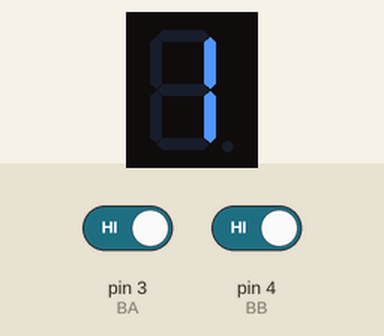
A sketch run on a simulated Arduino Uno, built with avr-gcc and run on an emulated ATmega328P. Shown: 1-digit seven-segment display. Wiring (inferred from the names in the program): 1-digit 7-segment display, segments lit when HIGH: segments pin 11, pin 10, pin 9, pin 8, pin 7, pin 6, pin 5, pin 12. Inputs (shaded band) come from the test bench; at power-on: pin 4 (BB) HIGH, pin 3 (BA) HIGH. Random numbers use the default seed unless the sketch sets one; the segment pins are drawn as the display they are named for.

Above: at 1.2 s.
1.3 s: pin 4 (BB) driven LOW
At 2.1 s:
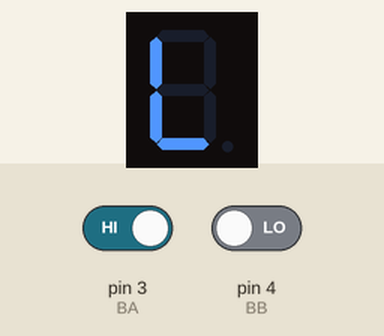
4.3 s: pin 3 (BA) driven LOW
At 6.0 s:
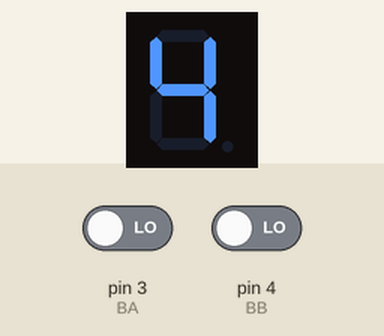
Timing chart, 0 to 7.5 s (numbered marks = the images above; inputs shaded):
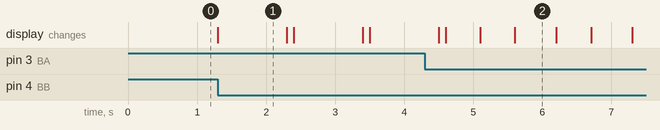

Measured:
- after the input at 1.3 s, the display: changes at once (image 1)
- what the display in image 1 shows lasts 1.0 s, from 1.3 s to 2.3 s
- what the display in image 2 shows lasts 0.6 s, from 5.6 s to 6.2 s

The sketch:

Assignment3.ino
```cpp
#define A 11
#define B 10
#define C 9
#define D 8
#define E 7
#define F 6
#define G 5
#define DP 12
#define BA 3
#define BB 4

long timePush = 0;
int num = 0, bitSet, ranNum;
int segPin[8] = {A,B,C,D,E,F,G,DP};
int numPin = 8;

// binary by pgfedcba
byte Nums[12] {
            B00000110,//1
            B01011011,//2
            B01001111,//3
            B01100110,//4
            B01101101,//5
            B01111101,//6
            B00000111,//7
            B01111111,//8
            B01101111,//9
            B00111111,//0
            B00111101,//greater
            B00111000 //lower
            };

void handle_guess_button();
void handle_start_button();
void display(int num);

void setup()
{
  Serial.begin(9600);

  randomSeed(analogRead(A0));
  ranNum = random(1, 10);

  for(int i = 0; i < numPin; i++)
  {
  pinMode(segPin[i],OUTPUT);
  }
  pinMode(BA,INPUT);
  pinMode(BB,INPUT);
}

void loop()
{
  handle_start_button();
  handle_guess_button();
  display(num);

  delay(100);
}

void handle_start_button()
{
  if (digitalRead(BA) == LOW && millis() - timePush > 500)
  {
    if (num >= 8)
      num = 0;
    else
      num += 1;
    timePush = millis();
  }
}

void handle_guess_button()
{
  if (digitalRead(BB) == LOW && millis() - timePush > 500)
  {
    if (num + 1 == ranNum)
    {
      display(9);
      ranNum = random(1, 10);
    }
    else if (num + 1 > ranNum)
    {
      display(10);
    }
    else
    {
      display(11);
    }
    delay(1000);
  }
}

void display(int num)
{
  for(int i = 0; i < numPin; i++)
  {
    bitSet = bitRead(Nums[num], i);
    digitalWrite(segPin[i], bitSet);
  }
}
```
